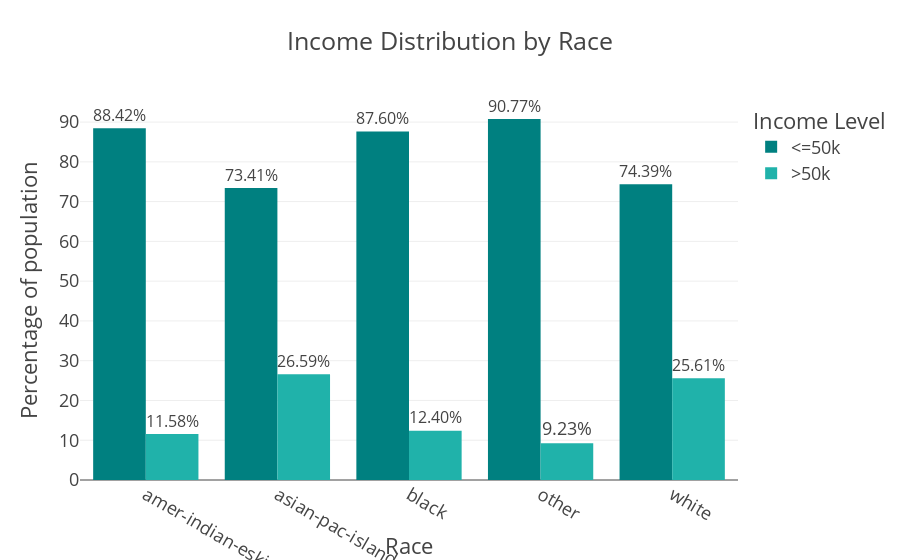

The notebook cell saved with this chart:
### Code cell
fig=px.bar(adult_df_income_race,
           x='race',
           y='percentage',
           color='income',
           title='Income Distribution by Race',
           color_discrete_sequence=["teal","LightSeaGreen"],
           barmode='group',
           text='percentage'
           
              
)
fig.update_layout(template="presentation",
                 xaxis_title='Race',
                  yaxis_title='Percentage of population',
                  legend_title=dict(text='Income Level'),
                 paper_bgcolor="rgba(0,0,0,0)",plot_bgcolor=("rgba(0,0,0,0)"))
fig.update_traces(texttemplate='%{text:.2f}%',textposition='outside')
fig.show()
fig.write_image(os.path.join(result_dir,'income_distribution-Race-bar_chart.jpg'))
fig.write_image(os.path.join(result_dir,'income_distribution-Race_bar_chart.png'))
fig.write_html(os.path.join(result_dir,'income_distribution-Race_bar_chart.html'))

### Figure 1 — Plotly figure (JSON) as saved in the notebook; plotly's stock layout.template omitted (floating-point values rounded to 4 significant figures)
{"data": [{"alignmentgroup": "True", "hovertemplate": "income=<=50k<br>race=%{x}<br>percentage=%{text}<extra></extra>", "legendgroup": "<=50k", "marker": {"color": "teal", "pattern": {"shape": ""}}, "name": "<=50k", "offsetgroup": "<=50k", "orientation": "v", "showlegend": true, "text": [88.42, 73.41, 87.6, 90.77, 74.39], "textposition": "outside", "texttemplate": "%{text:.2f}%", "type": "bar", "x": ["amer-indian-eskimo", "asian-pac-islander", "black", "other", "white"], "xaxis": "x", "y": [88.42, 73.41, 87.6, 90.77, 74.39], "yaxis": "y"}, {"alignmentgroup": "True", "hovertemplate": "income=>50k<br>race=%{x}<br>percentage=%{text}<extra></extra>", "legendgroup": ">50k", "marker": {"color": "LightSeaGreen", "pattern": {"shape": ""}}, "name": ">50k", "offsetgroup": ">50k", "orientation": "v", "showlegend": true, "text": [11.58, 26.59, 12.4, 9.225, 25.61], "textposition": "outside", "texttemplate": "%{text:.2f}%", "type": "bar", "x": ["amer-indian-eskimo", "asian-pac-islander", "black", "other", "white"], "xaxis": "x", "y": [11.58, 26.59, 12.4, 9.225, 25.61], "yaxis": "y"}], "layout": {"autosize": true, "barmode": "group", "legend": {"title": {"text": "Income Level"}, "tracegroupgap": 0}, "paper_bgcolor": "rgba(0, 0, 0, 0)", "plot_bgcolor": "rgba(0, 0, 0, 0)", "title": {"text": "Income Distribution by Race"}, "xaxis": {"anchor": "y", "autorange": true, "domain": [0, 1], "range": [-0.5, 4.5], "title": {"text": "Race"}, "type": "category"}, "yaxis": {"anchor": "x", "autorange": true, "domain": [0, 1], "range": [0, 95.55], "title": {"text": "Percentage of population"}, "type": "linear"}}}
